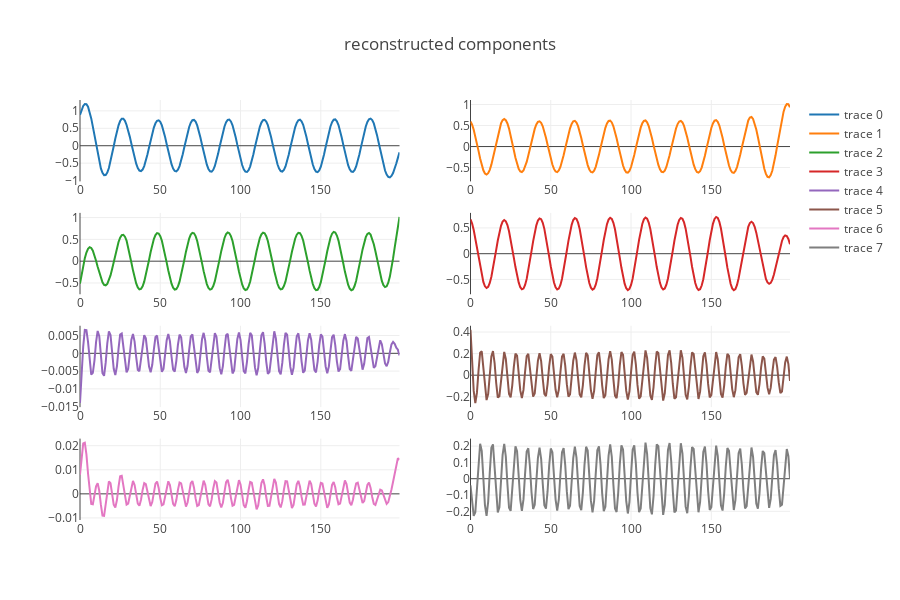

Notebook code cell kept with this figure:
### Code cell
fig = tools.make_subplots(rows=4, cols=2)
for k in range(4):
    data = RC1[:, k]
    trace1 = go.Scatter(
        x = np.arange(len(data)),
        y = data
    )
    
    data = RC2[:, k]
    trace2 = go.Scatter(
        x = np.arange(len(data)),
        y = data
    )
    
    fig.append_trace(trace1, k+1, 1)
    fig.append_trace(trace2, k+1, 2)
fig['layout'].update(height=600, width=900, title='reconstructed components')
iplot(fig)

### Figure 1 — Plotly figure (JSON) as saved in the notebook; plotly's stock layout.template omitted (floating-point values rounded to 4 significant figures; data arrays with more than 128 entries replaced by an {"elided": "..."} marker saying what was removed)
{"data": [{"type": "scatter", "x": {"elided": "200 int values"}, "xaxis": "x1", "y": {"elided": "200 float values"}, "yaxis": "y1"}, {"type": "scatter", "x": {"elided": "200 int values"}, "xaxis": "x2", "y": {"elided": "200 float values"}, "yaxis": "y2"}, {"type": "scatter", "x": {"elided": "200 int values"}, "xaxis": "x3", "y": {"elided": "200 float values"}, "yaxis": "y3"}, {"type": "scatter", "x": {"elided": "200 int values"}, "xaxis": "x4", "y": {"elided": "200 float values"}, "yaxis": "y4"}, {"type": "scatter", "x": {"elided": "200 int values"}, "xaxis": "x5", "y": {"elided": "200 float values"}, "yaxis": "y5"}, {"type": "scatter", "x": {"elided": "200 int values"}, "xaxis": "x6", "y": {"elided": "200 float values"}, "yaxis": "y6"}, {"type": "scatter", "x": {"elided": "200 int values"}, "xaxis": "x7", "y": {"elided": "200 float values"}, "yaxis": "y7"}, {"type": "scatter", "x": {"elided": "200 int values"}, "xaxis": "x8", "y": {"elided": "200 float values"}, "yaxis": "y8"}], "layout": {"height": 600, "title": "reconstructed components", "width": 900, "xaxis1": {"anchor": "y1", "domain": [0, 0.45]}, "xaxis2": {"anchor": "y2", "domain": [0.55, 1]}, "xaxis3": {"anchor": "y3", "domain": [0, 0.45]}, "xaxis4": {"anchor": "y4", "domain": [0.55, 1]}, "xaxis5": {"anchor": "y5", "domain": [0, 0.45]}, "xaxis6": {"anchor": "y6", "domain": [0.55, 1]}, "xaxis7": {"anchor": "y7", "domain": [0, 0.45]}, "xaxis8": {"anchor": "y8", "domain": [0.55, 1]}, "yaxis1": {"anchor": "x1", "domain": [0.8062, 1.0]}, "yaxis2": {"anchor": "x2", "domain": [0.8062, 1.0]}, "yaxis3": {"anchor": "x3", "domain": [0.5375, 0.7312]}, "yaxis4": {"anchor": "x4", "domain": [0.5375, 0.7312]}, "yaxis5": {"anchor": "x5", "domain": [0.2687, 0.4625]}, "yaxis6": {"anchor": "x6", "domain": [0.2687, 0.4625]}, "yaxis7": {"anchor": "x7", "domain": [0, 0.1938]}, "yaxis8": {"anchor": "x8", "domain": [0, 0.1938]}}}
